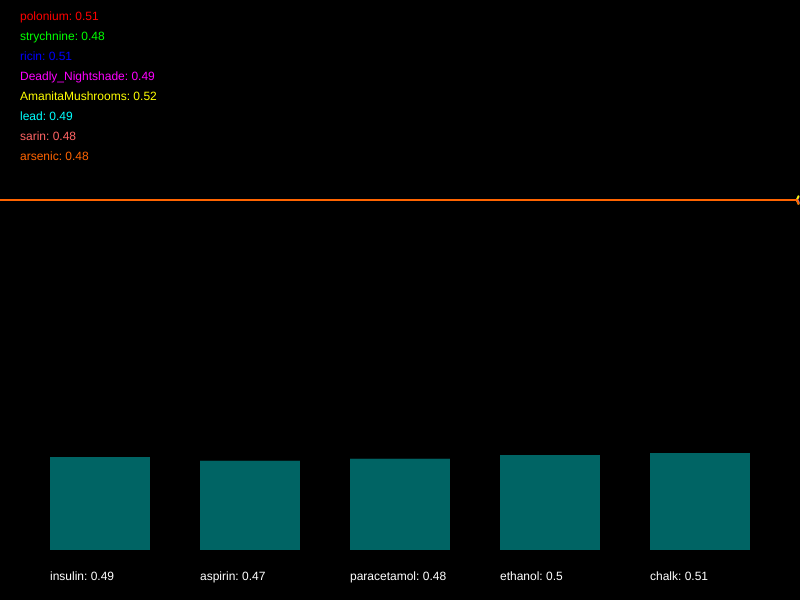
Frame 1 (no input)
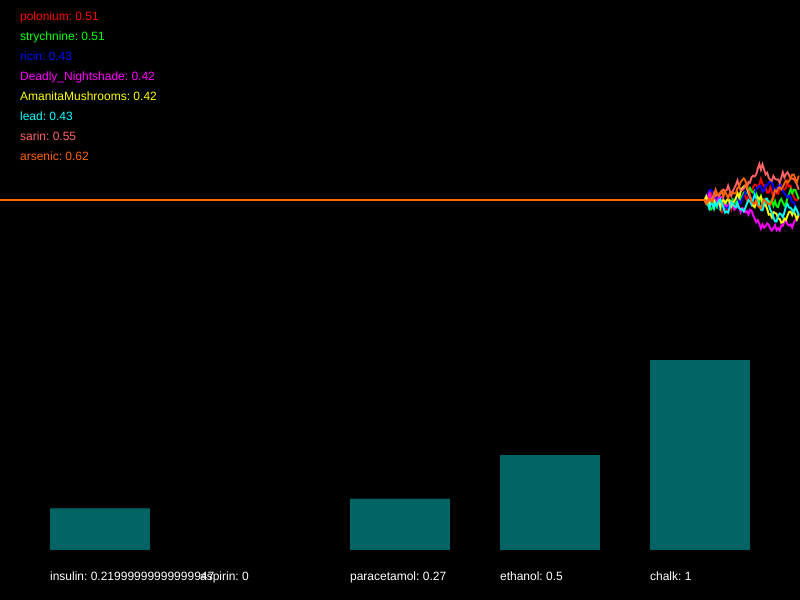
Frame 60 (no input)
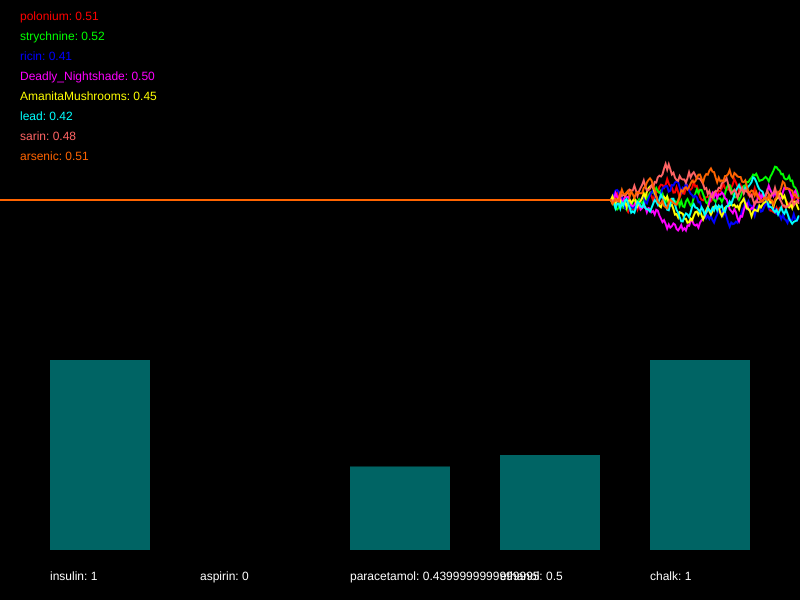
Frame 120 (the mouse pressed at the canvas centre since frame 60)

The p5.js sketch that drew these frames (run headless with seeded random() and noise() and a simulated clock; from frame 60 on, the mouse is pressed at the canvas centre):

// p5.js sketch
// ── sketch.js
/*

Officer: 9737215
CaseNum: 401-3-37156783-9737215

Case 401 - The Case of Norbert's Weiner Stand
Stage 4 - Mortal Cupcake

It seems that Norbert is getting desperate now. In what appears to be his final
stand he has set up his own cupcake shop. The laced cupcakes look delicious but
they are extremely dangerous. Just a brief whiff of one can induce a series of
deadly symptoms. This is Norbert’s most complex poison to date, so you’ll have
to work hard to produce a viable antidote.

You must develop the antidote by using conditional statements in the draw loop to
do the following.

	- When either Deadly_Nightshade goes above 0.57, polonium goes above 0.31, or perhaps strychnine goes above 0.71, try decreasing insulin by 0.01
	- When ricin dips below 0.47, whilst at the same time, arsenic dips below 0.67 or AmanitaMushrooms dips below 0.46, increment insulin by 0.04
	- When AmanitaMushrooms dips below 0.65 and Deadly_Nightshade goes above 0.4, or on the other hand, ricin goes above 0.33, decrease aspirin by 0.03
	- When lead dips below 0.48 and sarin dips below 0.69, or on the other hand, strychnine dips below 0.41 and polonium dips below 0.48, increment aspirin by 0.02
	- When either AmanitaMushrooms goes above 0.68, polonium goes above 0.62, or perhaps arsenic dips below 0.58, decrease paracetamol by 0.05
	- When either strychnine dips below 0.41, lead dips below 0.39, or perhaps sarin goes above 0.37, try increasing paracetamol by 0.03
	- When sarin goes above 0.7, whilst at the same time, arsenic dips below 0.44 or strychnine dips below 0.73, reduce ethanol by 0.05
	- When ricin goes above 0.3, AmanitaMushrooms dips below 0.33, polonium goes above 0.29, and also lead goes above 0.69, increase ethanol by 0.04
	- When lead dips below 0.72 and strychnine goes above 0.44, or on the other hand, AmanitaMushrooms goes above 0.5 or polonium dips below 0.6, decrement chalk by 0.04
	- If either arsenic goes above 0.42, sarin goes above 0.27, Deadly_Nightshade dips below 0.25, or perhaps ricin goes above 0.49, increase chalk by 0.05


Your conditional statements should:

consider the following poisons:

	- polonium
	- strychnine
	- ricin
	- Deadly_Nightshade
	- AmanitaMushrooms
	- lead
	- sarin
	- arsenic


and modify the following antidotes:

	- insulin
	- aspirin
	- paracetamol
	- ethanol
	- chalk


- There are many ways to complete this task but you should only use the
following commands:

	if(){}
	+=
	-=

*/

//Declare the poison variables
var polonium;
var strychnine;
var ricin;
var Deadly_Nightshade;
var AmanitaMushrooms;
var lead;
var sarin;
var arsenic;


//Declare the antidote variables
var insulin;
var aspirin;
var paracetamol;
var ethanol;
var chalk;


//This variable is used for drawing the graph
var graphs;


function setup()
{

	createCanvas(800,600);
	strokeWeight(2);

	//initialise the poisons and antidotes
	polonium = 0.5;
	strychnine = 0.5;
	ricin = 0.5;
	Deadly_Nightshade = 0.5;
	AmanitaMushrooms = 0.5;
	lead = 0.5;
	sarin = 0.5;
	arsenic = 0.5;
	insulin = 0.5;
	aspirin = 0.5;
	paracetamol = 0.5;
	ethanol = 0.5;
	chalk = 0.5;


	//fills the graph with empty values
	graphs = [];

	for(var i = 0; i < 8; i++)
	{
		graphs.push([]);
		for(var j = 0; j < 512; j++)
		{
			graphs[i].push(0.5);
		}
	}

}

function draw()
{

	//Develop the antidote below
	//Write conditional statements to change the amount of each substance ...
	// - When either Deadly_Nightshade goes above 0.57, polonium goes above 0.31, or perhaps strychnine goes above 0.71, try decreasing insulin by 0.01
	if(Deadly_Nightshade > 0.57 || polonium > 0.31 || strychnine > 0.71){
		insulin -= 0.01;
	}
	// - When ricin dips below 0.47, whilst at the same time, arsenic dips below 0.67 or AmanitaMushrooms dips below 0.46, increment insulin by 0.04
	if(ricin < 0.47 && (arsenic < 0.67|| AmanitaMushrooms < 0.46)){
		insulin += 0.04;
	}
	// - When AmanitaMushrooms dips below 0.65 and Deadly_Nightshade goes above 0.4, or on the other hand, ricin goes above 0.33, decrease aspirin by 0.03
	if(AmanitaMushrooms < 0.65 && Deadly_Nightshade > 0.4 || ricin > 0.33) {
		aspirin -= 0.03;
	}
	// - When lead dips below 0.48 and sarin dips below 0.69, or on the other hand, strychnine dips below 0.41 and polonium dips below 0.48, increment aspirin by 0.02
	if(lead < 0.48 && sarin < 0.69 || strychnine < 0.41 && polonium < 0.48){
		aspirin += 0.02;
	}
	// - When either AmanitaMushrooms goes above 0.68, polonium goes above 0.62, or perhaps arsenic dips below 0.58, decrease paracetamol by 0.05
	if(AmanitaMushrooms > 0.68 || polonium > 0.62 || arsenic < 0.58){
		paracetamol -= 0.05;
	}
	// - When either strychnine dips below 0.41, lead dips below 0.39, or perhaps sarin goes above 0.37, try increasing paracetamol by 0.03
	if(strychnine < 0.41 || lead < 0.39 || sarin > 0.37){
		paracetamol += 0.03;
	}
	// - When sarin goes above 0.7, whilst at the same time, arsenic dips below 0.44 or strychnine dips below 0.73, reduce ethanol by 0.05
	if(sarin > 0.7 && (arsenic < 0.44 || strychnine < 0.73)){
		ethanol -= 0.05;
	}
	// - When ricin goes above 0.3, AmanitaMushrooms dips below 0.33, polonium goes above 0.29, and also lead goes above 0.69, increase ethanol by 0.04
	if(ricin > 0.3 && AmanitaMushrooms < 0.33 && polonium > 0.29 && lead > 0.69){
		ethanol += 0.04;
	}
	// - When lead dips below 0.72 and strychnine goes above 0.44, or on the other hand, AmanitaMushrooms goes above 0.5 or polonium dips below 0.6, decrement chalk by 0.04
	if(lead < 0.72 && strychnine > 0.44 || AmanitaMushrooms > 0.5 || polonium < 0.6){
		chalk -= 0.04;
	}
	// - If either arsenic goes above 0.42, sarin goes above 0.27, Deadly_Nightshade dips below 0.25, or perhaps ricin goes above 0.49, increase chalk by 0.05
	if(arsenic > 0.42 || sarin > 0.27 || Deadly_Nightshade < 0.25 || ricin > 0.49){
		chalk += 0.05;
	}




	//////////////////////////////////////////////////////

	//the code below generates new values using random numbers

	/*
		For testing, you might want to temporarily comment out
		these lines and set the same variables to constant values
		instead.
	*/

	polonium = nextValue(graphs[0],polonium);
	strychnine = nextValue(graphs[1],strychnine);
	ricin = nextValue(graphs[2],ricin);
	Deadly_Nightshade = nextValue(graphs[3],Deadly_Nightshade);
	AmanitaMushrooms = nextValue(graphs[4],AmanitaMushrooms);
	lead = nextValue(graphs[5],lead);
	sarin = nextValue(graphs[6],sarin);
	arsenic = nextValue(graphs[7],arsenic);


	insulin = constrain(insulin, 0, 1);
	aspirin = constrain(aspirin, 0, 1);
	paracetamol = constrain(paracetamol, 0, 1);
	ethanol = constrain(ethanol, 0, 1);
	chalk = constrain(chalk, 0, 1);


	///////// DO NOT CHANGE THE CODE BELOW ///////////

	//drawing code

	// set background
	background(0);
	noFill();

	//draw the graphs for the vitals

	var colors = [
		color(255, 0, 0),
		color(0, 255, 0),
		color(0, 0, 255),
		color(255, 0, 255),
		color(255, 255, 0),
		color(0, 255, 255),
		color(255, 100, 100),
		color(255, 100, 0)
	];

	for(var i = 0; i < graphs.length; i++)
	{
		stroke(colors[i]);
		drawGraph(graphs[i]);
	}

	//draw the poisons as text
	noStroke();
	fill(colors[0]);
	text('polonium: ' + nf(polonium,1,2), 20,20);
	fill(colors[1]);
	text('strychnine: ' + nf(strychnine,1,2), 20,40);
	fill(colors[2]);
	text('ricin: ' + nf(ricin,1,2), 20,60);
	fill(colors[3]);
	text('Deadly_Nightshade: ' + nf(Deadly_Nightshade,1,2), 20,80);
	fill(colors[4]);
	text('AmanitaMushrooms: ' + nf(AmanitaMushrooms,1,2), 20,100);
	fill(colors[5]);
	text('lead: ' + nf(lead,1,2), 20,120);
	fill(colors[6]);
	text('sarin: ' + nf(sarin,1,2), 20,140);
	fill(colors[7]);
	text('arsenic: ' + nf(arsenic,1,2), 20,160);


	//draw the antidotes bar chart
	drawBar(insulin,50,'insulin');
	drawBar(aspirin,200,'aspirin');
	drawBar(paracetamol,350,'paracetamol');
	drawBar(ethanol,500,'ethanol');
	drawBar(chalk,650,'chalk');


}

function nextValue(graph, val)
{
	//gets the next value for a vital and puts it in an array for drawing
	var delta = random(-0.03,0.03);

	val += delta;
	if(val > 1 || val < 0)
	{
		delta *= -1;
		val += delta * 2;
	}

	graph.push(val)
	graph.shift();
	return val;
}

function drawGraph(graph)
{
	//draws an array as a graph
	beginShape();
	for(var i = 0; i < graph.length; i++)
	{
			vertex(width * i/512, height * 0.5 - graph[i]* height/3)
	}
	endShape();
}


function drawBar(val, x, name)
{
	//draws the bars for bar chart
    noStroke();
    fill(0,100,100);
	var mh = height * 0.4 - 50;
	rect(x,(height - 50) - val*mh, 100, val*mh);
    fill(255);
	text(name + ": " + val, x, height - 20);
}
